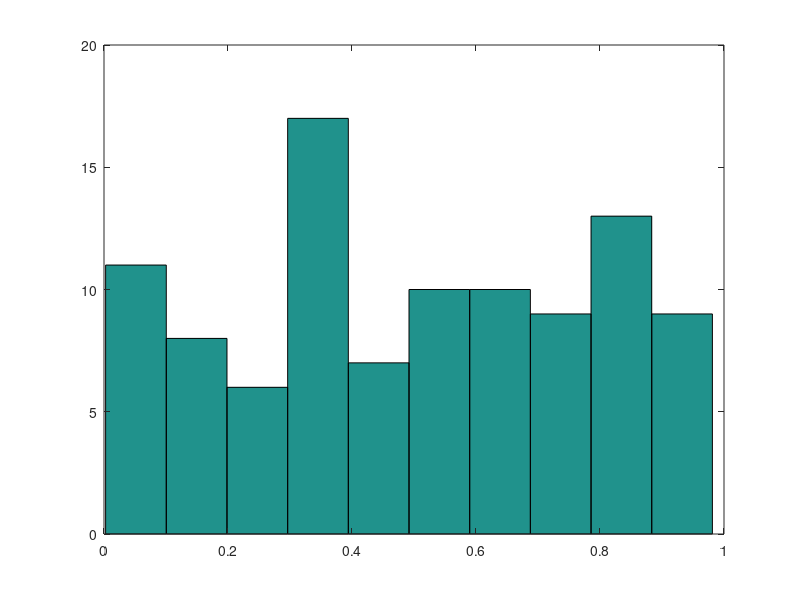

Recreate this plot in MATLAB.
randi(10)
randi(10,5)
randi(10,4)+10
rand(5) % generates 5 random numbers between 0 and 1 (points are uniformaliy distributed)
hist(rand(100,1))